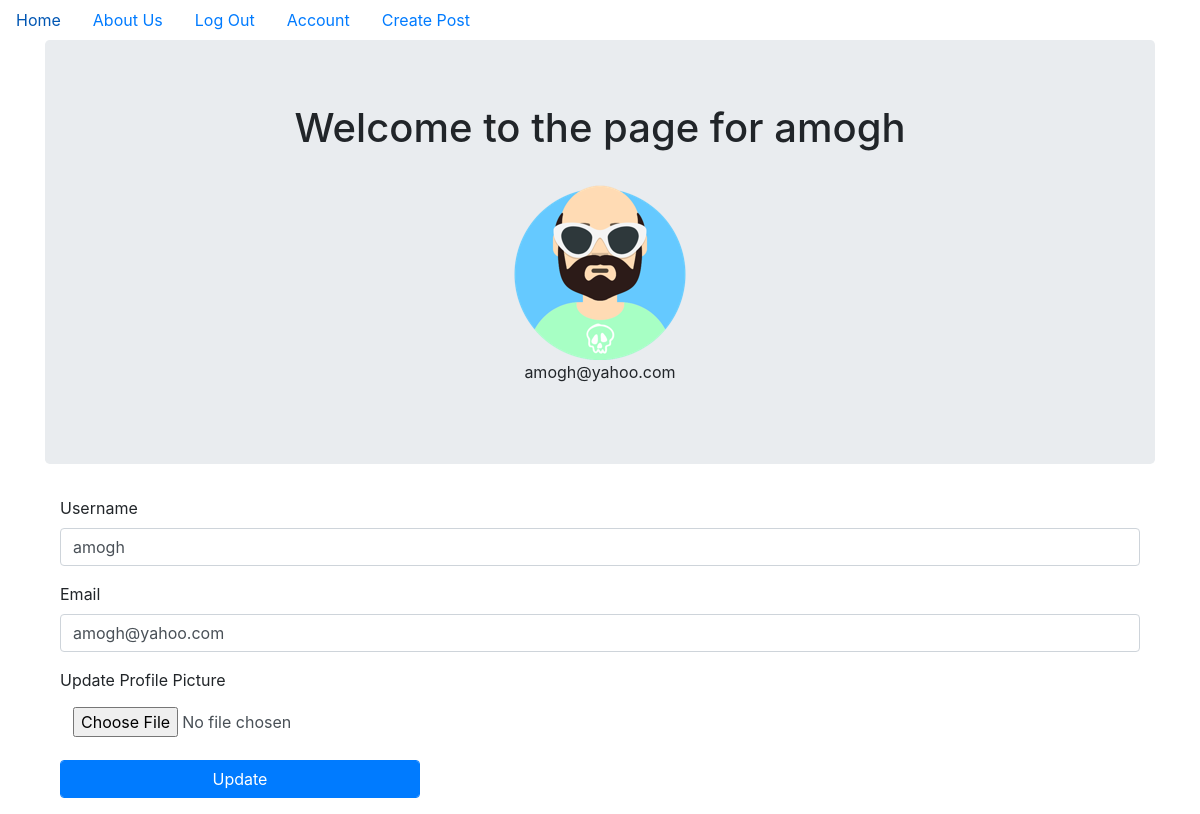
The page /account (signed in) on the database its author committed.
### techblog/models.py (models this page shows, shortened)
class User(db.Model, UserMixin):
    __tablename__ = 'users'
    id = db.Column(db.Integer, primary_key = True)
    profile_image = db.Column(db.String(20), nullable=False, default='default_profile.png')
    email = db.Column(db.String(64), unique=True, index=True)
    username = db.Column(db.String(64), unique=True, index=True)
    password_hash = db.Column(db.String(128))
    posts = db.relationship('BlogPost', backref='author', lazy=True)

### techblog/users/views.py (the view)
@users.route("/account", methods=['GET', 'POST'])
@login_required
def account():
    form = UpdateUserForm()
    if form.validate_on_submit():
        print(form)
        if form.picture.data:
            username = current_user.username
            pic = add_profile_pic(form.picture.data,username)
            current_user.profile_image = pic
        current_user.username = form.username.data
        current_user.email = form.email.data
        db.session.commit()
        flash('User Account Updated')
        return redirect(url_for('users.account'))
    elif request.method == 'GET':
        form.username.data = current_user.username
        form.email.data = current_user.email
    profile_image = url_for('static', filename='profile_pics/' + current_user.profile_image)
    return render_template('account.html', profile_image=profile_image, form=form)

### techblog/users/forms.py (shortened to what this page needs)
class UpdateUserForm(FlaskForm):
    email = StringField('Email', validators=[DataRequired(),Email()])
    username = StringField('Username', validators=[DataRequired()])
    picture = FileField('Update Profile Picture', validators=[FileAllowed(['jpg', 'png'])])
    submit = SubmitField('Update')

### techblog/models.py (called while the page is built)
@login_manager.user_loader
def load_user(user_id):
    return User.query.get(user_id)

### techblog/templates/account.html (shortened to what this page needs)
{% extends "base.html" %}
{% block content %}
<div class="jumbotron">
  <div align='center'>
    <h1 >Welcome to the page for {{current_user.username}}</h1>
    <img align='center' src="{{ url_for('static', filename='profile_pics/' + current_user.profile_image) }}">
    <p>{{ current_user.email }}</p>
  </div>
</div>
<div class="container">
  <form  method="POST" action = "" enctype="multipart/form-data">
    <div class="form-group">
      {{ form.username.label(class="form-control-label") }}
      {{ form.username(class="form-control") }}
    </div>
    <div class="form-group">
      {{ form.email.label(class="form-control-label") }}
      {{ form.email(class="form-control") }}
    </div>
    <div class="form-group">
      {{ form.picture.label(class="form-control-label") }}<br>
      {{ form.picture(class="form-control btn") }}
    </div>
    <div class="form-group">
        {{ form.submit(class="form-control btn btn-primary col-4") }}
    </div>
  </form>
</div>
{% endblock content %}

### rows shown on the page
User: username "amogh", profile_image (picture), email "amogh@yahoo.com"
